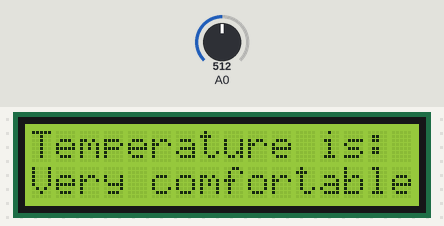
Recording of a sketch running on a simulated Arduino Uno, built with avr-gcc and run on an emulated ATmega328P. Shown: 16×2 character LCD. The inputs (shaded band) are chosen by the test bench; at power-on: A0 = 512.

Above: at 1.2 s.
1.3 s: A0 set to 533
At 3.2 s:
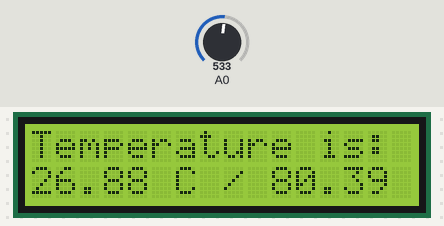
3.5 s: A0 set to 0
At 4.4 s:
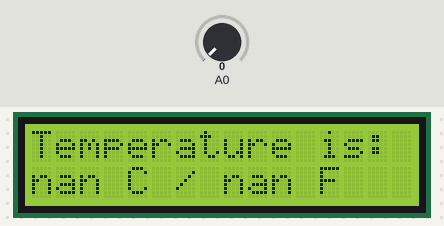
5.6 s: A0 set to 511
At 6.5 s:
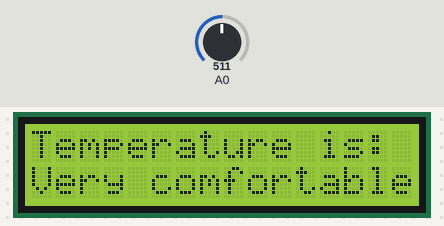
Timing chart, 0 to 8.6 s (numbered marks = the images above; inputs shaded):
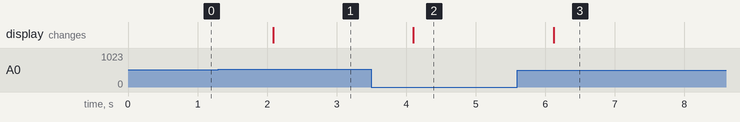

The sketch:

LCD_1602andTermistor.ino
```cpp
// include the library code:
#include <LiquidCrystal.h>
#include <math.h>
// Устанавливаем номера пинов к которым подключен дисплей
LiquidCrystal lcd(12, 11, 5, 4, 3, 2);

void setup() {
  // Устанавливаем количество символов в строке (16) и количство строк (2)
  lcd.begin(16, 2);
  // Выводим на дисплей надпись "хххххххх"
  lcd.print("Temp");
}


double Thermister(int RawADC) {
  double Temp;
  // See http://en.wikipedia.org/wiki/Thermistor for explanation of formula
  Temp = log(((10240000/RawADC) - 10000));
  Temp = 1 / (0.001129148 + (0.000234125 * Temp) + (0.0000000876741 * Temp * Temp * Temp));
  Temp = Temp - 273.15;           // Перевод в градусы Цельсия
  return Temp;
}

void printTemp(void) {
  double fTemp;
  double temp = Thermister(analogRead(0));  // чтение данных с аналогового выхода 1
  lcd.clear();
  lcd.setCursor(0,0);
  lcd.print("Temperature is:");
  lcd.setCursor(0,1);
  lcd.print(temp);
  lcd.print(" C / ");
  fTemp = (temp * 1.8) + 32.0;    // Convert to USA
  lcd.print(fTemp);
  lcd.print(" F");
  if (fTemp > 68 && fTemp < 78) {
    lcd.setCursor(0,3);
    lcd.print("Very comfortable");
  }
}

void loop(void) {
  printTemp();
  delay(1000);
}
```

Measured:
- the behaviour switches between 518 and 519 on A0 (found by bisection; images 0 and 1)
- after the input at 1.3 s, the display: changes after 0.79 s (image 1)
- after the input at 3.5 s, the display: changes after 0.61 s (image 2)
- after the input at 5.6 s, the display: changes after 0.52 s (image 3)
